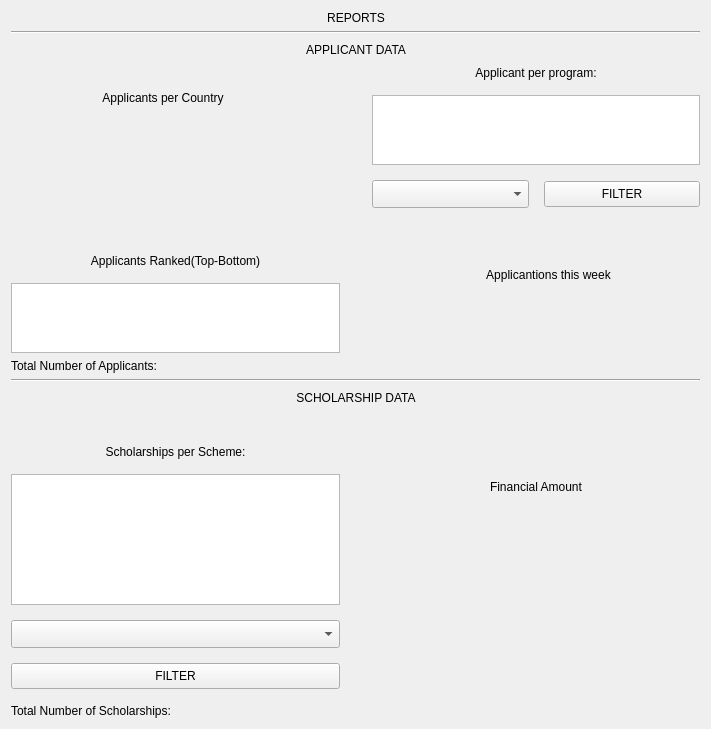
             <widget class="QWidget" name="scrollAreaWidgetContents">
              <property name="geometry">
               <rect>
                <x>0</x>
                <y>0</y>
                <width>711</width>
                <height>729</height>
               </rect>
              </property>
              <layout class="QGridLayout" name="gridLayout_5">
               <item row="0" column="2" colspan="3">
                <widget class="QLabel" name="label_14">
                 <property name="text">
                  <string>REPORTS</string>
                 </property>
                 <property name="alignment">
                  <set>Qt::AlignmentFlag::AlignCenter</set>
                 </property>
                </widget>
               </item>
               <item row="3" column="0">
                <spacer name="horizontalSpacer_10">
                 <property name="orientation">
                  <enum>Qt::Orientation::Horizontal</enum>
                 </property>
                 <property name="sizeHint" stdset="0">
                  <size>
                   <width>246</width>
                   <height>20</height>
                  </size>
                 </property>
                </spacer>
               </item>
               <item row="10" column="0" colspan="3">
                <layout class="QVBoxLayout" name="verticalLayout_25">
                 <property name="spacing">
                  <number>15</number>
                 </property>
                 <item>
                  <spacer name="verticalSpacer_7">
                   <property name="orientation">
                    <enum>Qt::Orientation::Vertical</enum>
                   </property>
                   <property name="sizeHint" stdset="0">
                    <size>
                     <width>20</width>
                     <height>93</height>
                    </size>
                   </property>
                  </spacer>
                 </item>
                 <item>
                  <widget class="QLabel" name="label_18">
                   <property name="text">
                    <string>Scholarships per Scheme:</string>
                   </property>
                   <property name="alignment">
                    <set>Qt::AlignmentFlag::AlignCenter</set>
                   </property>
                  </widget>
                 </item>
                 <item>
                  <widget class="QTableWidget" name="scholarshipPerSchemeTableWidget">
                   <property name="styleSheet">
                    <string notr="true">color:black;</string>
                   </property>
                  </widget>
                 </item>
                 <item>
                  <widget class="QComboBox" name="subjectScholarshipFilterCombo">
                   <property name="styleSheet">
                    <string notr="true">padding:5px;
font: 600 10pt &quot;Segoe UI&quot;;</string>
                   </property>
                  </widget>
                 </item>
                 <item>
                  <widget class="QPushButton" name="scholarshipFilterBtn">
                   <property name="styleSheet">
                    <string notr="true">margin:0px;
padding:5px;
font: 600 10pt &quot;Segoe UI&quot;;</string>
                   </property>
                   <property name="text">
                    <string>FILTER</string>
                   </property>
                  </widget>
                 </item>
                 <item>
                  <widget class="QLabel" name="totalNumOfScholarshipsLabelReports">
                   <property name="text">
                    <string>Total Number of Scholarships:</string>
                   </property>
                  </widget>
                 </item>
                </layout>
               </item>
               <item row="1" column="0" colspan="7">
                <widget class="Line" name="line">
                 <property name="orientation">
                  <enum>Qt::Orientation::Horizontal</enum>
                 </property>
                </widget>
               </item>
               <item row="3" column="6">
                <spacer name="horizontalSpacer_11">
                 <property name="orientation">
                  <enum>Qt::Orientation::Horizontal</enum>
                 </property>
                 <property name="sizeHint" stdset="0">
                  <size>
                   <width>221</width>
                   <height>20</height>
                  </size>
                 </property>
                </spacer>
               </item>
               <item row="5" column="0" colspan="3">
                <layout class="QVBoxLayout" name="verticalLayout_9">
                 <property name="spacing">
                  <number>15</number>
                 </property>
                 <item>
                  <widget class="QLabel" name="label_12">
                   <property name="text">
                    <string>Applicants Ranked(Top-Bottom)</string>
                   </property>
                   <property name="alignment">
                    <set>Qt::AlignmentFlag::AlignCenter</set>
                   </property>
                  </widget>
                 </item>
                 <item>
                  <widget class="QTableWidget" name="applicantRankTableWidget">
                   <property name="styleSheet">
                    <string notr="true">color:black;</string>
                   </property>
                  </widget>
                 </item>
                </layout>
               </item>
               <item row="10" column="4" colspan="3">
                <layout class="QVBoxLayout" name="verticalLayout_28">
                 <property name="spacing">
                  <number>15</number>
                 </property>
                 <item>
                  <widget class="QLabel" name="label_21">
                   <property name="text">
                    <string>Financial Amount</string>
                   </property>
                   <property name="alignment">
                    <set>Qt::AlignmentFlag::AlignCenter</set>
                   </property>
                  </widget>
                 </item>
                 <item>
                  <widget class="QWidget" name="financialAmountPerScholarshipChart" native="true"/>
                 </item>
                </layout>
               </item>
               <item row="8" column="3">
                <spacer name="verticalSpacer_3">
                 <property name="orientation">
                  <enum>Qt::Orientation::Vertical</enum>
                 </property>
                 <property name="sizeHint" stdset="0">
                  <size>
                   <width>20</width>
                   <height>0</height>
                  </size>
                 </property>
                </spacer>
               </item>
               <item row="4" column="0" colspan="2">
                <layout class="QVBoxLayout" name="verticalLayout_18">
                 <property name="spacing">
                  <number>15</number>
                 </property>
                 <property name="bottomMargin">
                  <number>40</number>
                 </property>
                 <item>
                  <widget class="QLabel" name="label_4">
                   <property name="text">
                    <string>Applicants per Country</string>
                   </property>
                   <property name="alignment">
                    <set>Qt::AlignmentFlag::AlignCenter</set>
                   </property>
                  </widget>
                 </item>
                 <item>
                  <widget class="QWidget" name="applicantsPerCountryChart" native="true">
                   <property name="styleSheet">
                    <string notr="true">border-radius: 7px;</string>
                   </property>
                  </widget>
                 </item>
                </layout>
               </item>
               <item row="3" column="1" colspan="5">
                <widget class="QLabel" name="label_8">
                 <property name="text">
                  <string>APPLICANT DATA</string>
                 </property>
                 <property name="alignment">
                  <set>Qt::AlignmentFlag::AlignCenter</set>
                 </property>
                </widget>
               </item>
               <item row="6" column="0" colspan="2">
                <widget class="QLabel" name="totalNumberOfApplicantsLabelReports">
                 <property name="styleSheet">
                  <string notr="true">magin-top:40px</string>
                 </property>
                 <property name="text">
                  <string>Total Number of Applicants:</string>
                 </property>
                </widget>
               </item>
               <item row="2" column="3">
                <spacer name="verticalSpacer_4">
                 <property name="orientation">
                  <enum>Qt::Orientation::Vertical</enum>
                 </property>
                 <property name="sizeHint" stdset="0">
                  <size>
                   <width>20</width>
                   <height>0</height>
                  </size>
                 </property>
                </spacer>
               </item>
               <item row="4" column="4" colspan="3">
                <layout class="QVBoxLayout" name="verticalLayout_19">
                 <property name="spacing">
                  <number>15</number>
                 </property>
                 <property name="bottomMargin">
                  <number>40</number>
                 </property>
                 <item>
                  <widget class="QLabel" name="label_9">
                   <property name="text">
                    <string>Applicant per program:</string>
                   </property>
                   <property name="alignment">
                    <set>Qt::AlignmentFlag::AlignCenter</set>
                   </property>
                  </widget>
                 </item>
                 <item>
                  <widget class="QTableWidget" name="applicantPerProgramTableWidget">
                   <property name="styleSheet">
                    <string notr="true">color: Black;</string>
                   </property>
                  </widget>
                 </item>
                 <item>
                  <layout class="QHBoxLayout" name="horizontalLayout_14">
                   <item>
                    <widget class="QComboBox" name="subjectFilterCombo">
                     <property name="styleSheet">
                      <string notr="true">padding:5px;
font: 600 10pt &quot;Segoe UI&quot;;</string>
                     </property>
                    </widget>
                   </item>
                   <item>
                    <widget class="QPushButton" name="filterBtn">
                     <property name="styleSheet">
                      <string notr="true">margin:0px;
padding:5px;
font: 600 10pt &quot;Segoe UI&quot;;</string>
                     </property>
                     <property name="text">
                      <string>FILTER</string>
                     </property>
                    </widget>
                   </item>
                  </layout>
                 </item>
                </layout>
               </item>
               <item row="7" column="0" colspan="7">
                <widget class="Line" name="line_2">
                 <property name="styleSheet">
                  <string notr="true"/>
                 </property>
                 <property name="orientation">
                  <enum>Qt::Orientation::Horizontal</enum>
                 </property>
                </widget>
               </item>
               <item row="9" column="1" colspan="5">
                <widget class="QLabel" name="label_10">
                 <property name="text">
                  <string>SCHOLARSHIP DATA</string>
                 </property>
                 <property name="alignment">
                  <set>Qt::AlignmentFlag::AlignCenter</set>
                 </property>
                </widget>
               </item>
               <item row="5" column="5" colspan="2">
                <layout class="QVBoxLayout" name="verticalLayout_21">
                 <property name="spacing">
                  <number>15</number>
                 </property>
                 <item>
                  <widget class="QLabel" name="label_11">
                   <property name="text">
                    <string>Applicantions this week</string>
                   </property>
                   <property name="alignment">
                    <set>Qt::AlignmentFlag::AlignCenter</set>
                   </property>
                  </widget>
                 </item>
                 <item>
                  <widget class="QWidget" name="applicantsThisWeekChart" native="true">
                   <property name="styleSheet">
                    <string notr="true">border-radius: 7px;</string>
                   </property>
                  </widget>
                 </item>
                </layout>
               </item>
               <item row="9" column="0">
                <spacer name="horizontalSpacer_8">
                 <property name="orientation">
                  <enum>Qt::Orientation::Horizontal</enum>
                 </property>
                 <property name="sizeHint" stdset="0">
                  <size>
                   <width>246</width>
                   <height>20</height>
                  </size>
                 </property>
                </spacer>
               </item>
               <item row="9" column="6">
                <spacer name="horizontalSpacer_9">
                 <property name="orientation">
                  <enum>Qt::Orientation::Horizontal</enum>
                 </property>
                 <property name="sizeHint" stdset="0">
                  <size>
                   <width>221</width>
                   <height>20</height>
                  </size>
                 </property>
                </spacer>
               </item>
              </layout>
             </widget>
